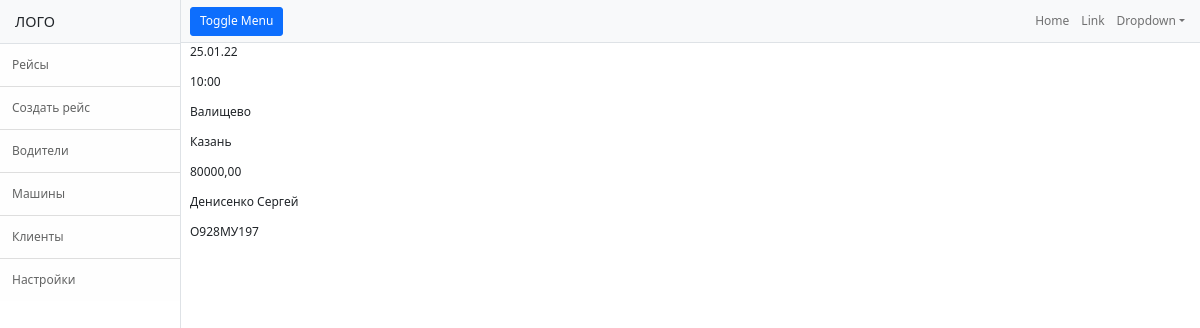
Screenshot of /trips/6 with the database file from the repository.
### TruckReestr/models.py (models this page shows, shortened)
class Trip(models.Model):
    trip_date = models.DateField(verbose_name="Дата погрузки")
    trip_time = models.TimeField(verbose_name="Время подачи")
    trip_from = models.CharField(verbose_name="Место погрузки", max_length=255)
    trip_to = models.CharField(verbose_name="Место выгрузки", max_length=255)
    type_auto = models.CharField(verbose_name="Вид ТС", max_length=50)
    trip_cost = models.DecimalField(verbose_name="Цена рейса", max_digits=10, decimal_places=2)
    driver = models.ForeignKey("Driver", on_delete=models.CASCADE)
    truck = models.ForeignKey("Truck", on_delete=models.CASCADE)
    docs = models.FileField(verbose_name="Док-ты", upload_to='media', null=True, blank=True)
    class Meta:
        verbose_name = 'Рейс'
        verbose_name_plural = 'Рейсы'
        ordering = ['-trip_date', 'trip_time']

class Driver(models.Model):
    surname = models.CharField(verbose_name="Фамилия", max_length=100)
    name = models.CharField(verbose_name="Имя", max_length=100)
    second_name = models.CharField(verbose_name="Отчество", max_length=100, blank=True)
    passport_ser = models.CharField(verbose_name="Серия паспорта", max_length=10, blank=True)
    passport_no = models.CharField(verbose_name="Номер паспорта", max_length=10, blank=True)
    passport_issued = models.CharField(verbose_name="Паспорт кем выдан", max_length=150, blank=True)
    passport_date = models.DateField(verbose_name="дата выдачи", null=True, blank=True)
    driver_license_ser = models.CharField(verbose_name="Серия ву", max_length=10, blank=True)
    driver_license_no = models.CharField(verbose_name="Номер ву", max_length=20, blank=True)
    driver_license_date = models.DateField(verbose_name="Дата ву", null=True, blank=True)
    phone = models.CharField(verbose_name="Телефон", max_length=20, null=True, blank=True)
    number_auto = models.ForeignKey("Truck", on_delete=models.DO_NOTHING, null=True, blank=True)
    def __str__(self):
        return f"{self.surname} {self.name}"
    class Meta:
        verbose_name = 'Водитель'
        verbose_name_plural = 'Водители'

class Truck(models.Model):
    number_auto = models.CharField(max_length=20, verbose_name="Номер машины")
    type_auto = models.CharField(max_length=50, verbose_name="Тип машины")
    brand_auto = models.CharField(max_length=50, verbose_name="Марка машины")
    def __str__(self):
        return self.number_auto
    class Meta:
        verbose_name = 'Машина'
        verbose_name_plural = 'Машины'

### TruckReestr/views.py (the view)
# urls.py: path('trips/<int:pk>', TripDetailView.as_view(), name='tripdetail'),
class TripDetailView(DetailView):
    model = Trip

### templates/TruckReestr/trip_detail.html (shortened to what this page needs)
{% extends 'TruckReestr/base.html' %}
{% block content %}
<p>{{ object.trip_date }}</p>
<p>{{ object.trip_time }}</p>
<p>{{ object.trip_from }}</p>
<p>{{ object.trip_to }}</p>
<p>{{ object.trip_cost }}</p>
<p>{{ object.driver }}</p>
<p>{{ object.truck }}</p>
{% endblock content %}

### rows the page displays
Trip: trip_date "25.01.22", trip_time "10:00", trip_from "Валищево", trip_to "Казань", trip_cost "80000,00", driver "Денисенко Сергей", truck "О928МУ197"
